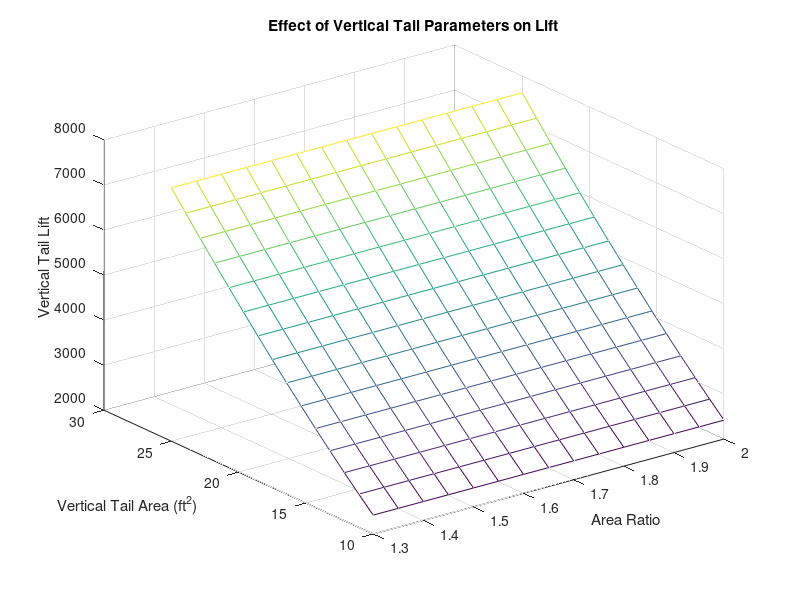
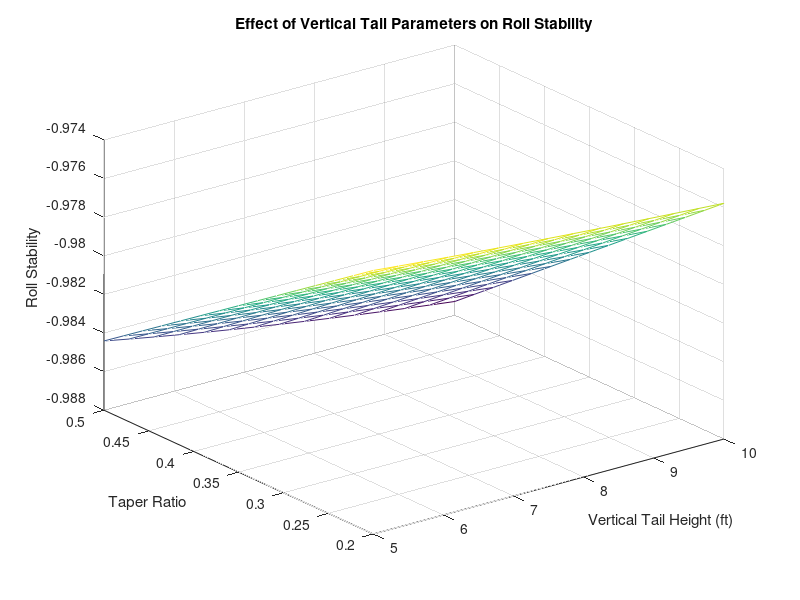
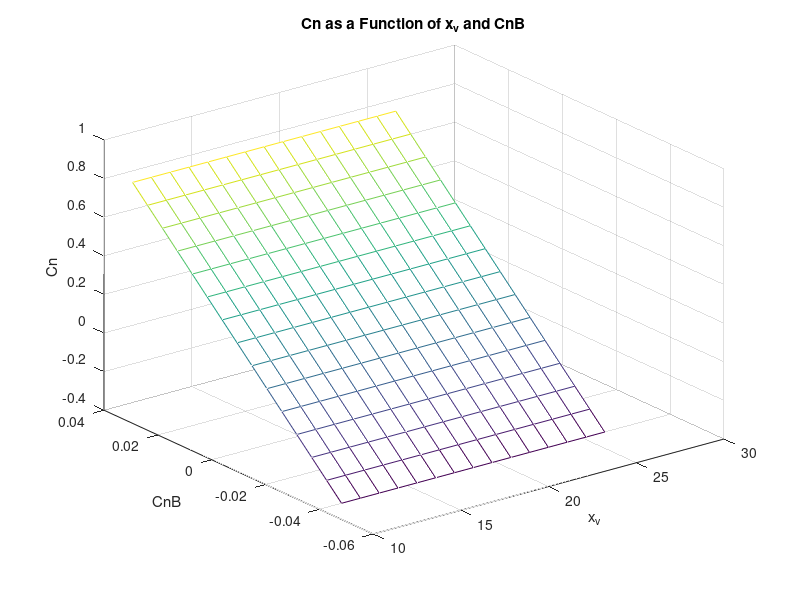

Here is the MATLAB script that generated these plots, in order:
%% Aircraft Stability Analysis
% This script analyzes the effects
% of vertical tail parameters on aircraft stability.
% Assumptions: symmetric aircraft
% Constants and sweep parameters are defined for each section


%% Givens
clc; clear all;
W = 4000; % aircraft weight in lbs
b = 35; % wingspan in ft
mean_aChord = 6.5; % mean aerodynamic chord in ft
S = 227; % wing area in ft^2
Ix = 2500; % moment of inertia about x-axis in slug*ft^2
Iy = 20500; % moment of inertia about y-axis in slug*ft^2
Iz = 25000; % moment of inertia about z-axis in slug*ft^2
Ixy = 0; % product of inertia of x- and y- axis in slug*ft^2
h = 10000; % altitude in ft
rho = 0.001755; % air density in slug/ft^3
aSpeed_knots = 638.35; % speed of sound in knots
pressure = 1455.33; % psf
temp = 483; % Rankine
speed_knots = 200; % aircraft speed in knots
v = speed_knots*1.69; % aircraft velocity in ft/s
Cla_vertTail = 5.9; % 2D coefficient of lift
q = (rho*v^2)/2; % dynamic pressure in lb/ft^2

%% Lift Curve Slope/Lift

% sweep parameters
AR_vertTail = linspace(1.3, 2, 15); % vertical tail aspect ratio
S_vertTail = linspace(10, 25, 15); % vertical tail area (ft^2)

% initialized variables
CLa_corrected = zeros(length(AR_vertTail), length(S_vertTail));
L = zeros(length(AR_vertTail), length(S_vertTail));

for i = 1:length(AR_vertTail)
    for j = 1:length(S_vertTail)
        CLa_num = Cla_vertTail/(1+(Cla_vertTail/(pi*AR_vertTail(i))));
        L_num = CLa_num*0.5*rho*v^2*S_vertTail(i);
        CLa_corrected(i, j) = CLa_num;
        L(i, j) = L_num;
    end
end

% Graph of Lift as a Function of Vertical Tail Parameters
figure(1)
mesh(AR_vertTail, S_vertTail, L)
xlabel('Area Ratio')
ylabel('Vertical Tail Area (ft^2)')
zlabel('Vertical Tail Lift')
title('Effect of Vertical Tail Parameters on Lift')

%% Roll Static Stability
% Clb < 0 for roll static stability
% z_v should be positive

% constants
Clbw = 0; % wing position and wing sweep contribution
lambda = 0.4; % wing taper ratio
gamma = 3; % wing geometric dihedral (degrees)
CLa_wing = 1.5; % lift-curve slope for the wing
S_vertTail_f = 15.4; % vertical tail area (ft^2) (determined from lift section)
CLa_vertTail_c = 2.67; % corrected vertical tail coefficient of lift

% sweep parameters
h_vertTail = linspace(5, 10, 15); % vertical tail height (ft)
lambda_vertTail = linspace(0.2, 0.5, 15); % vertical tail taper ratio


% initialized variables
z_v = zeros(length(h_vertTail), length(S_vertTail));
Clb = zeros(length(h_vertTail), length(S_vertTail));

for j = 1:length(h_vertTail)
    for k = 1:length(lambda_vertTail)
        CLb_dihedral = -(1/6)*CLa_wing*gamma*((1+2*lambda)/(1+lambda));
        z_v_num = (1/3)*(h_vertTail(j))*((1+2*lambda_vertTail(k))/(1+lambda_vertTail(k))); % vertical distance of ac of vt above cg
        Cy_vertTail = -CLa_vertTail_c*(S_vertTail_f/S); % assumed the dynamic pressure ratio is one
        Clb_vertTail = (z_v_num/b)*Cy_vertTail;
        Clb_num = Clbw + Clb_vertTail + CLb_dihedral;
        z_v(j, k) = z_v_num;
        Clb(j, k) = Clb_num;
    end
end

% Graph of Roll Static Stability
figure(2)
mesh(h_vertTail, lambda_vertTail, Clb)
xlabel("Vertical Tail Height (ft)")
ylabel("Taper Ratio")
zlabel("Roll Stability")
title("Effect of Vertical Tail Parameters on Roll Stability")
grid on;

%% Directional Stability
% CnB > 0 for directional stability

% constants
CnB_wf = -0.10; % wing and fuselage contribution to CnB

% sweep parameters
x_v = linspace(10, 25, 15); % the x distance from the ac of the vt to the aircraft cg

%initialized variables
CnB = zeros(length(x_v), 1);

for i = 1:length(x_v)
    CnB_vertTail_num = CLa_vertTail_c*(S_vertTail_f*x_v(i)/(S*b));
    CnB(i, 1) = CnB_vertTail_num + CnB_wf;
end

%% Yawing Moment
% typically negative

% constants
Cn0 = 0; % for symmetric aircraft
B = 15; % max sideslip angle
Cnda = 0; % aileron contribution to yawing moment
da = 0; % max aileron deflection
dr = -35; % rudder deflection angle

% sweep parameters
% CnB from previous section

% initialized variables
Cn = zeros(length(CnB), length(x_v));
vc = 0.02326; % volume coefficient
deflection = 0.75; % rudder deflection efficiency

tau = 0.25;
Cndr =-vc*deflection*tau*CLa_vertTail_c;

for i = 1:length(CnB)
    for j = 1:length(x_v)
        Cn(i, j) = Cn0 + CnB(i)*B + Cnda*da + Cndr*dr;
    end
end

% Graph of Yawing Moment
figure(3)
mesh(x_v, CnB, Cn)
xlabel('x_v')
ylabel('CnB')
zlabel('Cn')
title('Cn as a Function of x_v and CnB')

%% Yaw Damping Derivative
% should be negative

% constants
x_v_num = 12; % feet
h_vertTail_num = 5; % feet
nv = 1; % number of vertical tails

Cnr_wing = -0.25*CLa_wing*(b/v);
inter = (2*x_v_num^2)/b^2;
S_ratio = S_vertTail_f/S;
Cnr_VT = -CLa_vertTail_c*inter*S_ratio;
Cnr = Cnr_wing + Cnr_VT;

%% Moments

% constants
CnB_num = 0.0182933;

NB = ((q*S*b)/Iz)*CnB_num; % yawing moment due to sideslip
Nr = ((q*S*b^2)/(2*Iz*v)*Cnr); % yawing moment due to yaw rate
Ndr = ((q*S*b)/Iz)*Cndr; % yawing moment due to rudder deflection

w = sqrt(NB); % natural frequency
zeta = -Nr/(2*w); % damping ratio
